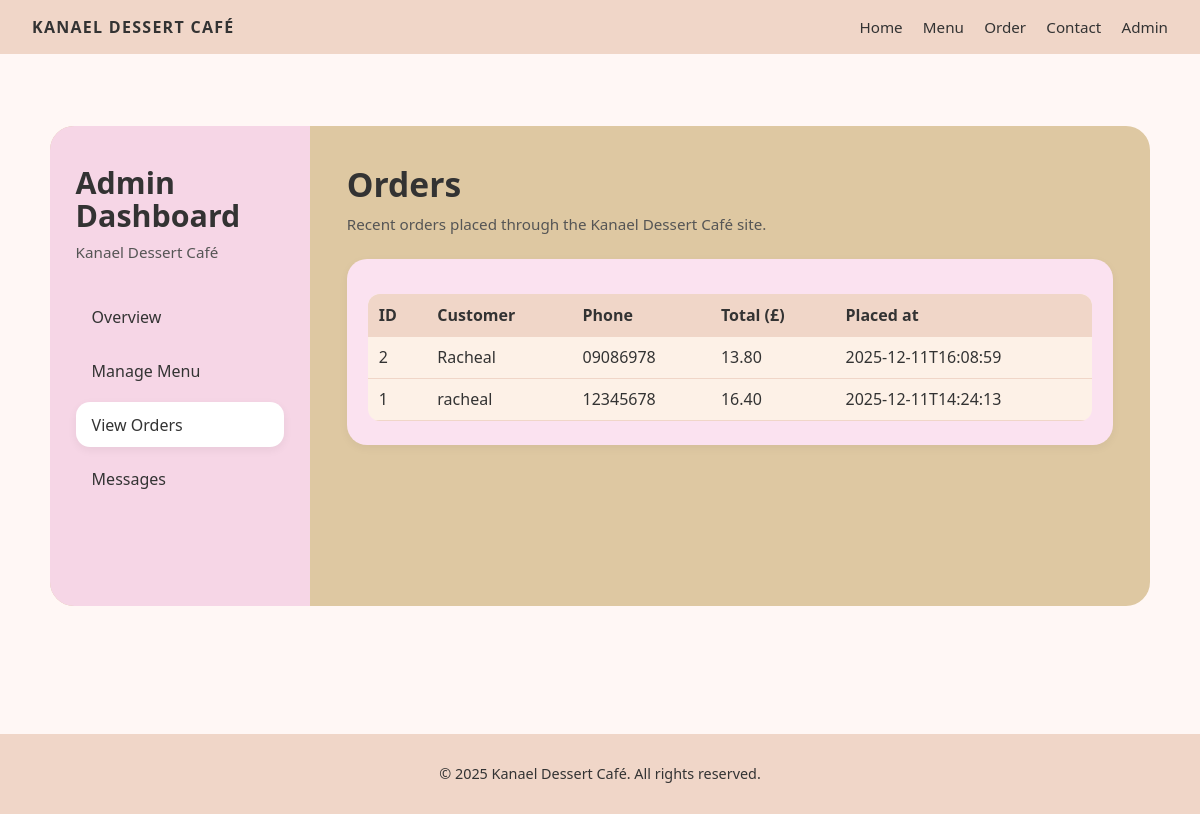
/admin/orders (signed in), run on the app's committed database.
### tables this page shows
CREATE TABLE orders (
            id INTEGER PRIMARY KEY AUTOINCREMENT,
            customer_name TEXT NOT NULL,
            phone TEXT NOT NULL,
            address TEXT,
            notes TEXT,
            total REAL NOT NULL,
            created_at TEXT NOT NULL
        );

### app.py (the view)
@app.route("/admin/orders")
@login_required
def admin_orders():
    conn = get_db_connection()
    cur = conn.cursor()
    cur.execute("SELECT * FROM orders ORDER BY created_at DESC")
    orders = cur.fetchall()
    conn.close()
    return render_template("admin_orders.html", orders=orders)

### app.py (called while the page is built)
def get_db_connection():
    conn = sqlite3.connect(DB_PATH)
    conn.row_factory = sqlite3.Row
    return conn

def login_required(view_func):
    @wraps(view_func)
    def wrapped_view(*args, **kwargs):
        if not session.get("is_admin"):
            flash("Please log in to access the admin area.", "warning")
            return redirect(url_for("admin_login"))
        return view_func(*args, **kwargs)
    return wrapped_view

### templates/admin_orders.html
{% extends "base.html" %}
{% block content %}
<div class="admin-layout">
  <aside class="admin-sidebar">
    <h2>Admin<br>Dashboard</h2>
    <p class="admin-brand">Kanael Dessert Café</p>
    <nav class="admin-nav">
      <a href="{{ url_for('admin_dashboard') }}" class="admin-nav-link">Overview</a>
      <a href="{{ url_for('admin_menu') }}" class="admin-nav-link">Manage Menu</a>
      <a href="{{ url_for('admin_orders') }}" class="admin-nav-link active">View Orders</a>
      <a href="{{ url_for('admin_messages') }}" class="admin-nav-link">Messages</a>
    </nav>
  </aside>
  <section class="admin-main">
    <div class="admin-main-header">
      <h1>Orders</h1>
      <p>Recent orders placed through the Kanael Dessert Café site.</p>
    </div>
    <div class="admin-card">
      <table class="admin-table">
        <thead>
          <tr>
            <th>ID</th>
            <th>Customer</th>
            <th>Phone</th>
            <th>Total (£)</th>
            <th>Placed at</th>
          </tr>
        </thead>
        <tbody>
        {% for order in orders %}
          <tr>
            <td>{{ order.id }}</td>
            <td>{{ order.customer_name }}</td>
            <td>{{ order.phone }}</td>
            <td>{{ "%.2f"|format(order.total) }}</td>
            <td>{{ order.created_at }}</td>
          </tr>
        {% endfor %}
        </tbody>
      </table>
    </div>
  </section>
</div>
{% endblock %}

### static/css/styles.css (style rules this page uses)
body { font-family: system-ui, -apple-system, BlinkMacSystemFont, sans-serif; margin: 0; background: #fff7f5; color: #333; }
.admin-table { width: 100%; border-collapse: collapse; margin-top: 1rem; background: #fdf1e7; border-radius: 12px; overflow: hidden; }
.admin-table th, .admin-table td { padding: 0.6rem 0.7rem; border-bottom: 1px solid #f0d6c8; vertical-align: top; }
.admin-table th { background: #f0d6c8; text-align: left; }
.admin-layout { display: flex; gap: 0; margin: 2rem auto 3rem; max-width: 1200px; min-height: 480px; border-radius: 24px; overflow: hidden; background: #dec8a2; }
.admin-sidebar { width: 260px; background: #f6d6e6; padding: 2.5rem 1.6rem; box-sizing: border-box; }
.admin-sidebar h2 { margin: 0 0 0.6rem; font-size: 1.9rem; line-height: 1.1; }
.admin-sidebar .admin-brand { margin: 0 0 2rem; font-size: 0.95rem; color: #555; }
.admin-nav { display: flex; flex-direction: column; gap: 0.6rem; }
.admin-nav-link { display: block; padding: 0.7rem 1rem; border-radius: 14px; text-decoration: none; color: #333; background: transparent; font-weight: 500; }
.admin-nav-link.active, .admin-nav-link:hover { background: #ffffff; box-shadow: 0 3px 10px rgba(0,0,0,0.06); }
.admin-main { flex: 1; padding: 2.2rem 2.3rem 2.5rem; box-sizing: border-box; }
.admin-main-header h1 { margin: 0 0 0.4rem; font-size: 2.1rem; }
.admin-main-header p { margin: 0 0 1.6rem; font-size: 0.95rem; color: #555; }
.admin-card { background: #fbe2f0; border-radius: 20px; padding: 1.2rem 1.3rem 1.5rem; box-shadow: 0 3px 10px rgba(0,0,0,0.05); }

### data on the page
orders: id "2", customer_name "Racheal", phone "09086978", total "13.80", created_at "2025-12-11T16:08:59"
orders: id "1", customer_name "racheal", phone "12345678", total "16.40", created_at "2025-12-11T14:24:13"
